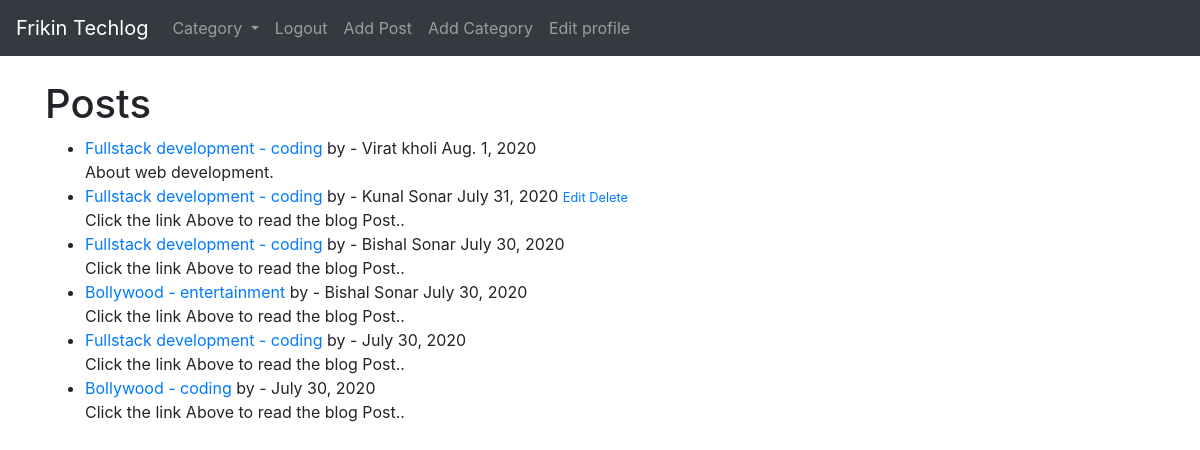
/ (signed in), run on the app's committed database.
### techlog/models.py (models this page shows, shortened)
class Post(models.Model):
    title = models.CharField(max_length=255)
    title_tag = models.CharField(max_length=255)
    author = models.ForeignKey(User, on_delete=models.CASCADE)
    body = RichTextField(blank=True, null=True)
    post_date = models.DateField(auto_now_add=True)
    category = models.CharField(max_length=255, default='coding')
    snippet = models.CharField(max_length=255) #default='Click the link Above to read the blog Post..')
    likes = models.ManyToManyField(User, related_name='blog_posts' )

### techlog/views.py (the view)
# urls.py: path('', HomeView.as_view(), name="home"),
class HomeView(ListView):
    model = Post
    template_name = 'home.html'
    cats = Category.objects.all()
    ordering = ['-post_date']
    def get_context_data(self, *args, **kwargs):
        cat_menu = Category.objects.all()
        context = super(HomeView, self).get_context_data(*args, **kwargs)
        context["cat_menu"] = cat_menu
        return context

### techlog/models.py (called while the page is built)
    def __str__(self):
        return self.name

### techlog/templates/home.html
{% extends 'base.html' %}
{% block content %}
<h1>Posts</h1>
<ul>
{% for post in object_list %}
    <li><a href="{% url 'article-detail' post.pk %}">{{post.title }}
    </a>
        <a href="{% url 'category' post.category|slugify  %}" >
           - {{post.category}} </a>
         by
        - {{post.author.first_name}}
         {{post.author.last_name}}
         {{ post.post_date}}  <small>
        {% if user.is_authenticated %}
         {% if user.id == post.author.id %}
        <a href="{% url 'update_post' post.pk %}">  Edit  </a>
        <a href="{% url 'delete_post' post.pk %}">  Delete  </a>
        {% endif %}
            {% endif %}
    </small>   <br/>
        {{ post.snippet }}
   </li>
{% endfor %}
    </ul>
{% endblock%}

### data on the page
Post: title "Fullstack development", category "coding", author.first_name "Virat", author.last_name "kholi", post_date "Aug. 1, 2020", snippet "About web development."
Post: title "Fullstack development", category "coding", author.first_name "Kunal", author.last_name "Sonar", post_date "July 31, 2020", shows "Edit", snippet "Click the link Above to read the blog Post.."
Post: title "Fullstack development", category "coding", author.first_name "Bishal", author.last_name "Sonar", post_date "July 30, 2020", snippet "Click the link Above to read the blog Post.."
Post: title "Bollywood", category "entertainment", author.first_name "Bishal", author.last_name "Sonar", post_date "July 30, 2020", snippet "Click the link Above to read the blog Post.."
Post: title "Fullstack development", category "coding", post_date "July 30, 2020", snippet "Click the link Above to read the blog Post.."
Post: title "Bollywood", category "coding", post_date "July 30, 2020", snippet "Click the link Above to read the blog Post.."
